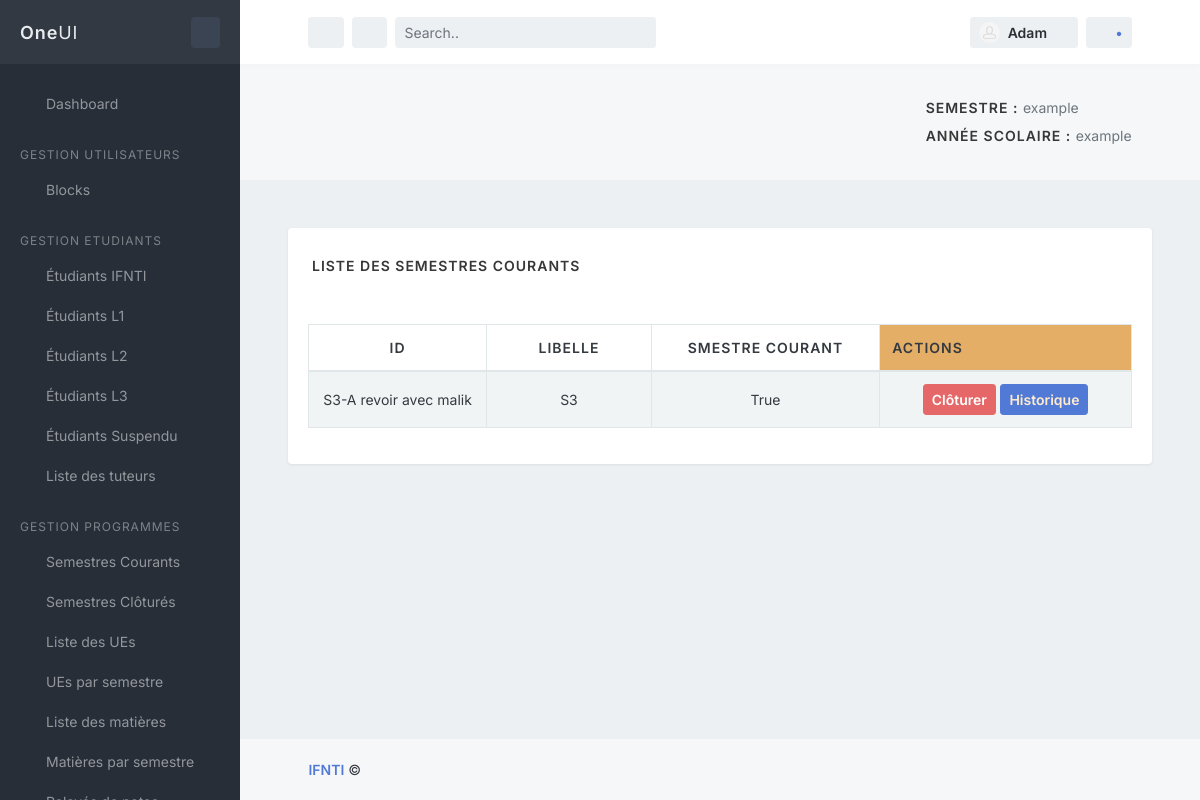
The app's page /main/semestres/ with its own data.
### main/models.py (models this page shows, shortened)
class Semestre(models.Model):
    id = models.CharField(primary_key=True, blank=True, max_length=14)
    CHOIX_SEMESTRE = [('S1', 'Semestre1'), ('S2', 'Semestre2'), ('S3', 'Semestre3'), ('S4', 'Semestre4'), ('S5', 'Semestre5'), ('S6', 'Semestre6')]
    libelle = models.CharField(max_length=30, choices=CHOIX_SEMESTRE)
    credits = models.IntegerField(default=30)
    semestreCourant = models.BooleanField(default=False, verbose_name="Semestre acutuelle", null=True)
    anneescolaire = models.ForeignKey('AnneeUniversitaire', on_delete=models.CASCADE, verbose_name="Année universitaire")
    """clef Semestre"""
    """def save(self):
        if not self.id: self.id = self.libelle +"-"+ str("A revoir avec malik")
        return super().save()
"""
    def save(self):
        if not self.id: self.id = self.libelle +"-"+ str(self.anneescolaire)
        return super().save()
    class Meta:
        unique_together = [["libelle"]]

### main/views.py (the view)
# urls.py: path('semestres/', views.semestres_courants, name='semestres'),
def semestres_courants(request):
    semestres=Semestre.objects.filter(semestreCourant = True)
    context={"semestres":semestres}
    return render(request, 'semestres/semestres_courants.html', context)

### main/templates/semestres/semestres_courants.html (shortened to what this page needs)
{% extends '../index.html' %}
{% block content %}
<div class="block block-rounded m-5">
    <div class="block-header p-4">
        <h3 class="block-title">Liste des semestres courants</h3>
    </div>
    <div class="block-content block-content-full">
        <table class="table table-bordered table-striped table-vcenter js-dataTable-full-pagination">
            <thead>
                <tr>
                    <th class="text-center" style="width: 80px;">ID</th>
                    <th class="text-center" style="width: 20%;">Libelle</th>
                    <th class="text-center" style="width: 40px;">Smestre courant</th>
                    <th scope="col" class="bg-warning" style="width: 90px;">Actions</th>
                </tr>
            </thead>
            <tbody>
                {% for semestre in semestres %}
                <tr>
                    <td class="text-center font-size-sm">{{semestre.id}}</td>
                    <td class="text-center font-size-sm">{{semestre.libelle}}</td>
                    <td class="text-center font-size-sm">{{semestre.semestreCourant}}</td>
                    <td style="text-align: center;">
                        <button type="button" class="bs-modal read-book btn btn-sm btn-danger" onclick="confirmCloture('{{ semestre.id }}')">
                            <span>Clôturer</span>
                        </button>
                        <button type="button" class="update-book btn btn-sm btn-primary">
                            <a style="color: blanchedalmond;" href="{% url 'main:historique_semestre' semestre.id %}">
                                <span>Historique</span>
                            </a>
                        </button>
                    </td>
                </tr>
                {% endfor%}
            </tbody>
        </table>
    </div>
</div>
{% endblock %}

### records on screen
Semestre: id "S3-A revoir avec malik", libelle "S3", semestreCourant "True"
